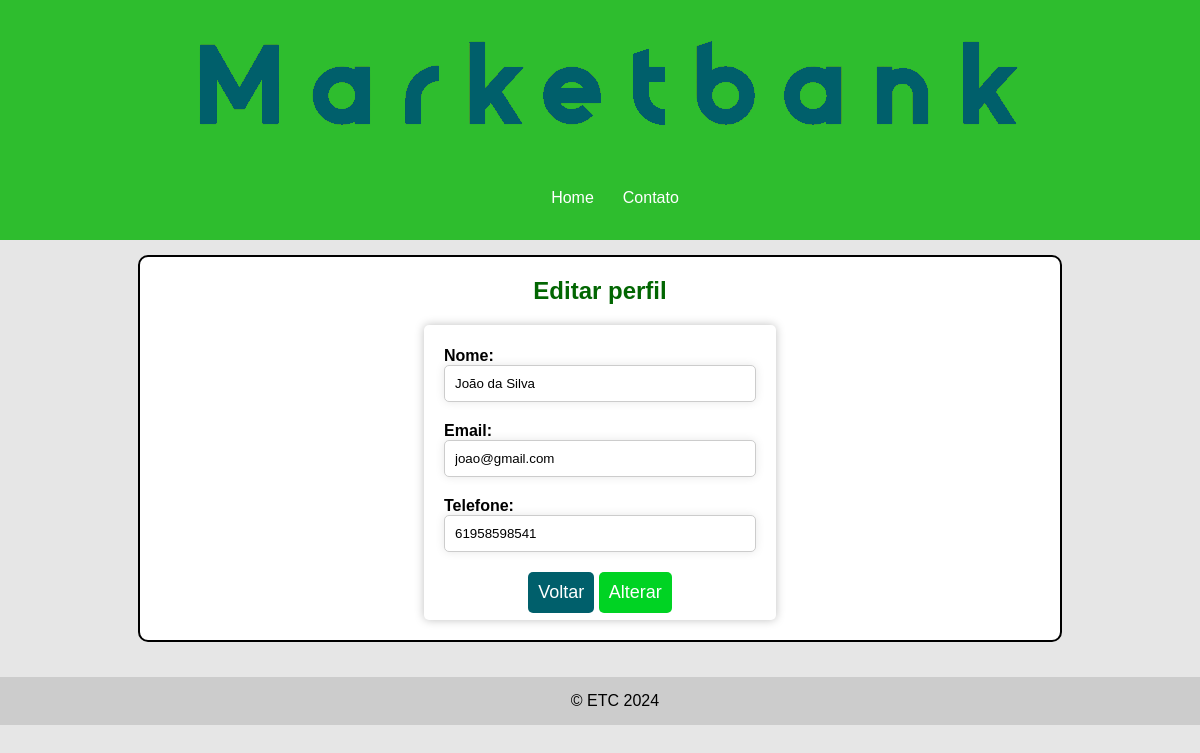
Screenshot of /CRUD/editclienteadm.php?id_cliente=1 with the database file from the repository.
### tables this page shows
CREATE TABLE IF NOT EXISTS `cliente` (
  `id_cliente` INT(11) NOT NULL AUTO_INCREMENT,
  `id_usuario` INT(11) NOT NULL,
  `telefone` VARCHAR(11) NOT NULL,
  PRIMARY KEY (`id_cliente`),
  INDEX `id_usuario` (`id_usuario` ASC) ,
  CONSTRAINT `cliente_ibfk_1`
    FOREIGN KEY (`id_usuario`)
    REFERENCES `usuario` (`id_usuario`));

CREATE TABLE IF NOT EXISTS `usuario` (
  `id_usuario` INT(11) NOT NULL AUTO_INCREMENT,
  `nome` VARCHAR(255) NOT NULL,
  `email` VARCHAR(255) NOT NULL,
  `senha` VARCHAR(255) NOT NULL,
  `tipo` ENUM('cliente', 'administrador', 'dono') NOT NULL,
  PRIMARY KEY (`id_usuario`),
  UNIQUE INDEX `email` (`email` ASC) );

### model/usuarioDAO.php (called while the page is built, shortened)
<?php
 class usuarioDAO
{
    private $conn;
    public function __construct($conn)
    {
        $this->conn = $conn;
    }
    public function getUsuarioEclienteByIdCliente($id_cliente){
        $query = 'SELECT cliente.* , usuario.nome,email FROM cliente JOIN usuario ON cliente.id_usuario = usuario.id_usuario WHERE cliente.id_cliente = :id_cliente;';
        $stmt = $this->conn->prepare($query);
        $stmt->bindValue(':id_cliente',$id_cliente,PDO::PARAM_INT);
        if($stmt->execute()){
            return $stmt->fetch(PDO::FETCH_ASSOC);
        }else{
            return "ocorreu um erro" . $stmt->errorInfo();
        }
    }
}

### CRUD/editclienteadm.php (the view, shortened to what this page needs)
<?php
require_once '../cadastro/cadastro.php';
require_once '../model/usuarioDAO.php';
$usuarioDAO = new usuarioDAO($conn);
$id_cliente = $_GET['id_cliente'];
$usuario = $usuarioDAO->getUsuarioEclienteByIdCliente($id_cliente);
require_once '../inc/cabecalhocadastro.php';
?>
<div id="area-principal">
        <div class="postagem">
            <h2>Editar perfil</h2>
            <div class="container">
                <div class="login-box largura_menor">
                    <form action="" method="POST">
                        <div class="input-group">
                            <label for="nome">Nome:</label>
                            <input type="text" id="nome" name="nome" value="<?= $usuario['nome'] ?>"
                                onkeydown="if(event.keyCode === 13) event.preventDefault()" required>
                        </div>
                        <div class="input-group">
                            <label for="email">Email:</label>
                            <input type="email" id="email" name="email" value="<?= $usuario['email']?>"
                                onkeydown="if(event.keyCode === 13) event.preventDefault()" required>
                        </div>
                        <div class="input-group">
                            <label for="email">Telefone:</label>
                            <input type="tel" id="email" name="telefone" value="<?= $usuario['telefone']?>"
                                onkeydown="if(event.keyCode === 13) event.preventDefault()" maxlength="11" required>
                        </div>
                        <button type="button"class="button_padrao" onclick="window.location.href='../cadastro/verMeuCliente.php'">Voltar</button>
                        <button class="button_padrao btn_edit" type="submit">Alterar</button>
                    </form>
                </div>
            </div>
        </div>
    </div>
    <?php    require_once '../inc/rodape.php';?>

### css/cadastro.css (style rules this page uses)
* { margin: 0; padding: 0; }
html, body { width: 100%; height: 100%; font-size: 1em; font-family: "Trebuchet MS", Helvetica, sans-serif; background: #e6e6e6; overflow-y: scroll; overflow-x: hidden; }
#area-principal { flex: 1; width: 1100px; margin: 0 auto; padding: 15px; }
.postagem h2 { color: rgb(2, 102, 2); }
.postagem { margin: 0 auto; padding: 20px; margin-bottom: 20px; background: white; width: 880px; border: 2px solid black; border-radius: 10px; }
.postagem h2 { text-align: center; }
.login-box { margin: 0 auto; background-color: #fff; padding: 2px 0px; border-radius: 5px; text-align: center; }
h2 { margin-bottom: 20px; }
.input-group { margin-bottom: 15px; text-align: center; }
.login-box input { box-shadow: 0 0 10px rgba(0, 0, 0, 0.1); }
label { display: block; font-weight: bold; text-align: left; }
input[type="email"], input[type="password"], input[type="text"], input[type="tel"], input[type="file"], input[type="number"] { width: 100%; padding: 10px; border: 1px solid #ccc; border-radius: 5px; box-sizing: border-box; }
.largura_menor { width: 40%; box-shadow: 0 0 10px rgba(0, 0, 0, 0.25); }
.largura_menor .input-group { margin: 20px; }
.button_padrao { font-size: 18px; padding: 10px; background-color: #005f6b; color: #fff; border: none; border-radius: 5px; cursor: pointer; margin-bottom: 5px; transition: background-color 0.3s ; transition: color 0.3s ease ; }
.btn_edit { background-color: rgb(0, 211, 35); }

### rows the page displays
cliente: nome "João da Silva", email "joao@gmail.com", telefone "61958598541"
